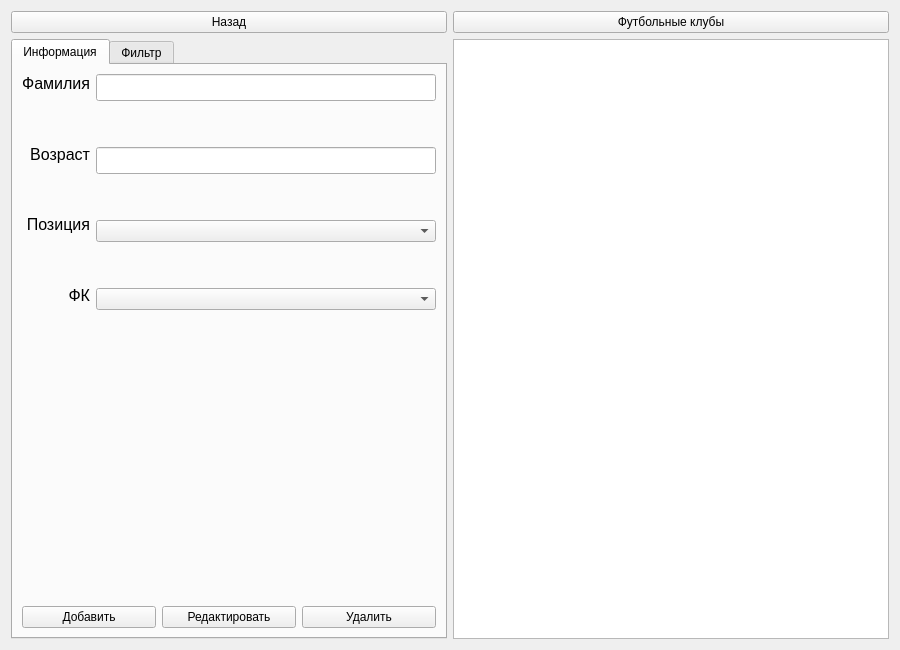
<?xml version="1.0" encoding="UTF-8"?>
<ui version="4.0">
 <class>OfferedPlayers</class>
 <widget class="QWidget" name="OfferedPlayers">
  <property name="geometry">
   <rect>
    <x>0</x>
    <y>0</y>
    <width>900</width>
    <height>650</height>
   </rect>
  </property>
  <property name="windowTitle">
   <string>Игроки на рынке</string>
  </property>
  <layout class="QGridLayout" name="gridLayout">
   <item row="0" column="0">
    <widget class="QPushButton" name="btn_Exit">
     <property name="text">
      <string>Назад</string>
     </property>
    </widget>
   </item>
   <item row="0" column="1">
    <widget class="QPushButton" name="btn_FC">
     <property name="text">
      <string>Футбольные клубы</string>
     </property>
     <property name="checkable">
      <bool>false</bool>
     </property>
    </widget>
   </item>
   <item row="1" column="0">
    <widget class="QTabWidget" name="tabWidget">
     <property name="currentIndex">
      <number>0</number>
     </property>
     <widget class="QWidget" name="tab1">
      <attribute name="title">
       <string>Информация</string>
      </attribute>
      <layout class="QGridLayout" name="gridLayout_2">
       <item row="0" column="0">
        <layout class="QVBoxLayout" name="verticalLayout_3">
         <item>
          <layout class="QHBoxLayout" name="horizontalLayout_2">
           <item>
            <layout class="QVBoxLayout" name="verticalLayout_2">
             <item>
              <widget class="QLabel" name="lb_Surname">
               <property name="font">
                <font>
                 <pointsize>12</pointsize>
                </font>
               </property>
               <property name="text">
                <string>Фамилия</string>
               </property>
               <property name="alignment">
                <set>Qt::AlignRight|Qt::AlignTrailing|Qt::AlignVCenter</set>
               </property>
              </widget>
             </item>
             <item>
              <spacer name="verticalSpacer_2">
               <property name="orientation">
                <enum>Qt::Vertical</enum>
               </property>
               <property name="sizeHint" stdset="0">
                <size>
                 <width>20</width>
                 <height>40</height>
                </size>
               </property>
              </spacer>
             </item>
             <item>
              <widget class="QLabel" name="lb_Age">
               <property name="font">
                <font>
                 <pointsize>12</pointsize>
                </font>
               </property>
               <property name="text">
                <string>Возраст</string>
               </property>
               <property name="alignment">
                <set>Qt::AlignRight|Qt::AlignTrailing|Qt::AlignVCenter</set>
               </property>
              </widget>
             </item>
             <item>
              <spacer name="verticalSpacer_3">
               <property name="orientation">
                <enum>Qt::Vertical</enum>
               </property>
               <property name="sizeHint" stdset="0">
                <size>
                 <width>20</width>
                 <height>40</height>
                </size>
               </property>
              </spacer>
             </item>
             <item>
              <widget class="QLabel" name="lb_Position">
               <property name="font">
                <font>
                 <pointsize>12</pointsize>
                </font>
               </property>
               <property name="text">
                <string>Позиция</string>
               </property>
               <property name="alignment">
                <set>Qt::AlignRight|Qt::AlignTrailing|Qt::AlignVCenter</set>
               </property>
              </widget>
             </item>
             <item>
              <spacer name="verticalSpacer_5">
               <property name="orientation">
                <enum>Qt::Vertical</enum>
               </property>
               <property name="sizeHint" stdset="0">
                <size>
                 <width>20</width>
                 <height>40</height>
                </size>
               </property>
              </spacer>
             </item>
             <item>
              <widget class="QLabel" name="lb_FC">
               <property name="font">
                <font>
                 <pointsize>12</pointsize>
                </font>
               </property>
               <property name="text">
                <string>ФК</string>
               </property>
               <property name="alignment">
                <set>Qt::AlignRight|Qt::AlignTrailing|Qt::AlignVCenter</set>
               </property>
              </widget>
             </item>
             <item>
              <spacer name="verticalSpacer_6">
               <property name="orientation">
                <enum>Qt::Vertical</enum>
               </property>
               <property name="sizeHint" stdset="0">
                <size>
                 <width>20</width>
                 <height>40</height>
                </size>
               </property>
              </spacer>
             </item>
            </layout>
           </item>
           <item>
            <layout class="QVBoxLayout" name="verticalLayout">
             <item>
              <widget class="QLineEdit" name="le_Surname">
               <property name="font">
                <font>
                 <pointsize>12</pointsize>
                </font>
               </property>
              </widget>
             </item>
             <item>
              <spacer name="verticalSpacer_13">
               <property name="orientation">
                <enum>Qt::Vertical</enum>
               </property>
               <property name="sizeHint" stdset="0">
                <size>
                 <width>20</width>
                 <height>40</height>
                </size>
               </property>
              </spacer>
             </item>
             <item>
              <widget class="QLineEdit" name="le_Age">
               <property name="font">
                <font>
                 <pointsize>12</pointsize>
                </font>
               </property>
              </widget>
             </item>
             <item>
              <spacer name="verticalSpacer_14">
               <property name="orientation">
                <enum>Qt::Vertical</enum>
               </property>
               <property name="sizeHint" stdset="0">
                <size>
                 <width>20</width>
                 <height>40</height>
                </size>
               </property>
              </spacer>
             </item>
             <item>
              <widget class="QComboBox" name="cb_Position">
               <item>
                <property name="text">
                 <string/>
                </property>
               </item>
               <item>
                <property name="text">
                 <string>Вратарь</string>
                </property>
               </item>
               <item>
                <property name="text">
                 <string>Защитник</string>
                </property>
               </item>
               <item>
                <property name="text">
                 <string>Полузащитник</string>
                </property>
               </item>
               <item>
                <property name="text">
                 <string>Нападающий</string>
                </property>
               </item>
              </widget>
             </item>
             <item>
              <spacer name="verticalSpacer_15">
               <property name="orientation">
                <enum>Qt::Vertical</enum>
               </property>
               <property name="sizeHint" stdset="0">
                <size>
                 <width>20</width>
                 <height>40</height>
                </size>
               </property>
              </spacer>
             </item>
             <item>
              <widget class="QComboBox" name="cb_FC">
               <property name="maxVisibleItems">
                <number>10</number>
               </property>
              </widget>
             </item>
             <item>
              <spacer name="verticalSpacer_16">
               <property name="orientation">
                <enum>Qt::Vertical</enum>
               </property>
               <property name="sizeHint" stdset="0">
                <size>
                 <width>20</width>
                 <height>40</height>
                </size>
               </property>
              </spacer>
             </item>
            </layout>
           </item>
          </layout>
         </item>
         <item>
          <spacer name="verticalSpacer">
           <property name="orientation">
            <enum>Qt::Vertical</enum>
           </property>
           <property name="sizeHint" stdset="0">
            <size>
             <width>20</width>
             <height>40</height>
            </size>
           </property>
          </spacer>
         </item>
         <item>
          <layout class="QHBoxLayout" name="horizontalLayout">
           <item>
            <widget class="QPushButton" name="btn_Add">
             <property name="text">
              <string>Добавить</string>
             </property>
            </widget>
           </item>
           <item>
            <widget class="QPushButton" name="btn_Edit">
             <property name="text">
              <string>Редактировать</string>
             </property>
            </widget>
           </item>
           <item>
            <widget class="QPushButton" name="btn_Delete">
             <property name="text">
              <string>Удалить</string>
             </property>
            </widget>
           </item>
          </layout>
         </item>
        </layout>
       </item>
      </layout>
     </widget>
     <widget class="QWidget" name="tab2">
      <attribute name="title">
       <string>Фильтр</string>
      </attribute>
      <layout class="QGridLayout" name="gridLayout_3">
       <item row="0" column="0">
        <layout class="QVBoxLayout" name="verticalLayout_6">
         <item>
          <spacer name="verticalSpacer_7">
           <property name="orientation">
            <enum>Qt::Vertical</enum>
           </property>
           <property name="sizeHint" stdset="0">
            <size>
             <width>20</width>
             <height>40</height>
            </size>
           </property>
          </spacer>
         </item>
         <item>
          <layout class="QHBoxLayout" name="horizontalLayout_3">
           <item>
            <layout class="QVBoxLayout" name="verticalLayout_5">
             <item>
              <widget class="QLabel" name="lb_Surname_Filter">
               <property name="font">
                <font>
                 <pointsize>14</pointsize>
                </font>
               </property>
               <property name="text">
                <string>Фамилия</string>
               </property>
               <property name="alignment">
                <set>Qt::AlignRight|Qt::AlignTrailing|Qt::AlignVCenter</set>
               </property>
              </widget>
             </item>
             <item>
              <spacer name="verticalSpacer_4">
               <property name="orientation">
                <enum>Qt::Vertical</enum>
               </property>
               <property name="sizeHint" stdset="0">
                <size>
                 <width>20</width>
                 <height>40</height>
                </size>
               </property>
              </spacer>
             </item>
             <item>
              <widget class="QLabel" name="lb_Position_Filter">
               <property name="font">
                <font>
                 <pointsize>14</pointsize>
                </font>
               </property>
               <property name="text">
                <string>Позиция</string>
               </property>
               <property name="alignment">
                <set>Qt::AlignRight|Qt::AlignTrailing|Qt::AlignVCenter</set>
               </property>
              </widget>
             </item>
             <item>
              <spacer name="verticalSpacer_24">
               <property name="orientation">
                <enum>Qt::Vertical</enum>
               </property>
               <property name="sizeHint" stdset="0">
                <size>
                 <width>20</width>
                 <height>40</height>
                </size>
               </property>
              </spacer>
             </item>
            </layout>
           </item>
           <item>
            <layout class="QVBoxLayout" name="verticalLayout_4">
             <item>
              <widget class="QLineEdit" name="le_Surname_Filter">
               <property name="font">
                <font>
                 <pointsize>12</pointsize>
                </font>
               </property>
               <property name="text">
                <string/>
               </property>
              </widget>
             </item>
             <item>
              <spacer name="verticalSpacer_25">
               <property name="orientation">
                <enum>Qt::Vertical</enum>
               </property>
               <property name="sizeHint" stdset="0">
                <size>
                 <width>20</width>
                 <height>40</height>
                </size>
               </property>
              </spacer>
             </item>
             <item>
              <widget class="QComboBox" name="cb_Position_Filter">
               <item>
                <property name="text">
                 <string/>
                </property>
               </item>
               <item>
                <property name="text">
                 <string>Вратарь</string>
                </property>
               </item>
               <item>
                <property name="text">
                 <string>Защитник</string>
                </property>
               </item>
               <item>
                <property name="text">
                 <string>Полузащитник</string>
                </property>
               </item>
               <item>
                <property name="text">
                 <string>Нападающий</string>
                </property>
               </item>
              </widget>
             </item>
             <item>
              <spacer name="verticalSpacer_26">
               <property name="orientation">
                <enum>Qt::Vertical</enum>
               </property>
               <property name="sizeType">
                <enum>QSizePolicy::Expanding</enum>
               </property>
               <property name="sizeHint" stdset="0">
                <size>
                 <width>20</width>
                 <height>40</height>
                </size>
               </property>
              </spacer>
             </item>
            </layout>
           </item>
          </layout>
         </item>
         <item>
          <spacer name="verticalSpacer_27">
           <property name="orientation">
            <enum>Qt::Vertical</enum>
           </property>
           <property name="sizeHint" stdset="0">
            <size>
             <width>20</width>
             <height>40</height>
            </size>
           </property>
          </spacer>
         </item>
        </layout>
       </item>
      </layout>
     </widget>
    </widget>
   </item>
   <item row="1" column="1">
    <widget class="QTableWidget" name="tw_OfferedPlayers"/>
   </item>
  </layout>
 </widget>
 <resources/>
 <connections/>
</ui>
